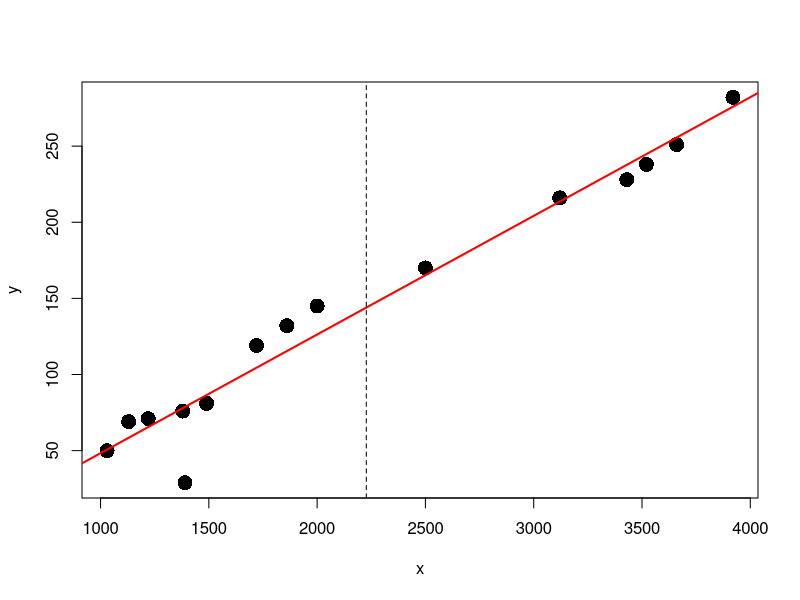

Here is the R script that generated this plot:
x <- 10 * c(138, 312, 352, 113, 103, 172, 392, 149, 186, 343, 200, 366, 250, 122, 139) # 집 면적
y <- c(76, 216, 238, 69, 50, 119, 282, 81, 132, 228, 145, 251, 170, 71, 29)# 집 가격
house <- data.frame(x,y)
lm(y ~ x, data = house)
plot(house, pch=16, cex = 2)

reg <- lm(y ~ x, data = house)
abline(reg, lwd=2,col="red")
abline(v=2227, lty=2)
predict(reg, newdata = data.frame(x=2227))
predict(reg, newdata = data.frame(x=c(2227, 3000)))

reg <- lm(x ~ y, data = house) # 선형회귀